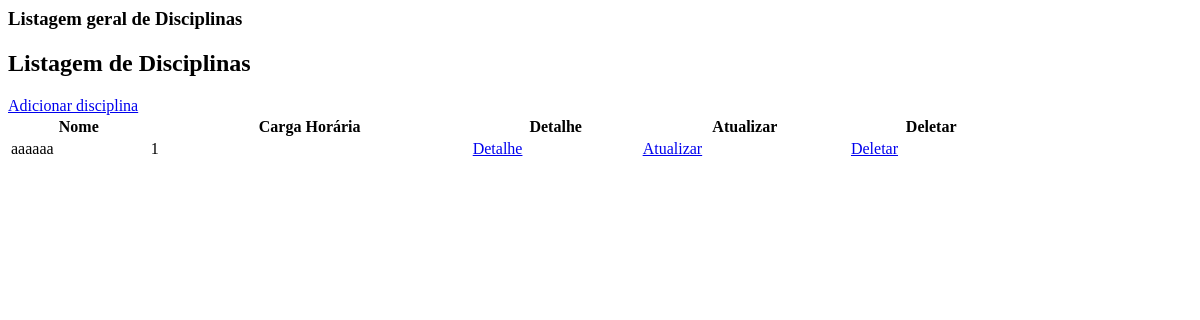
Page /disciplina/ (signed in) on the earlier database version.
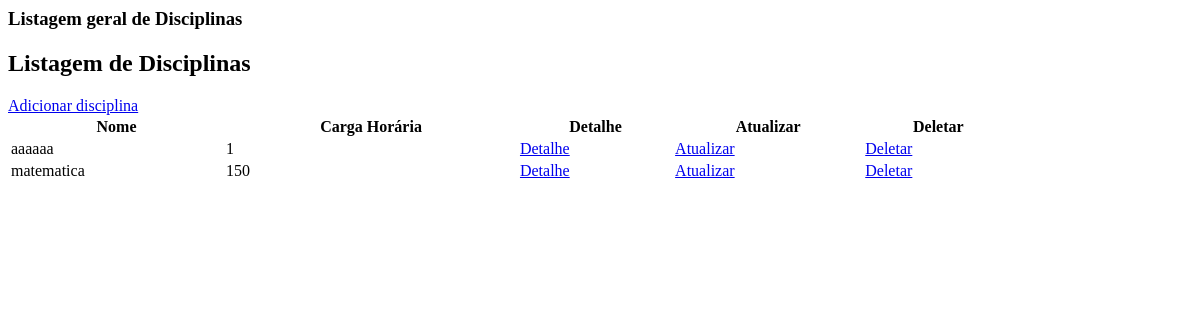
Same page on the later database version.
### disciplina/models.py (models this page shows, shortened)
class Disciplina(models.Model):
    nome = models.CharField(max_length=100)
    carga_horaria = models.IntegerField()

### disciplina/views.py (the view)
# urls.py: path('', views.index, name='index-aluno'),
@login_required
def index(request):
    disciplinas = Disciplina.objects.all()
    return render(request, 'disciplina/index.html', {'disciplinas': disciplinas})

### templates/disciplina/index.html (shortened to what this page needs)
<div class="text-center">
    <h3 class="mb-4">Listagem geral de Disciplinas</h3>
    <div class="container mt-4">
    <div class="d-flex justify-content-between align-items-center mb-4">
        <h2 class="mb-0 text-primary">
            Listagem de Disciplinas
        </h2>
        {% if perms.pessoa.add_pessoa %}
        <a href="/disciplina/cria" class="btn btn-success">
            Adicionar disciplina
        </a>
        {% endif %}
    </div>
    <div class="table-responsive d-flex justify-content-center">
        <table class="table table-bordered shadow" style="width: 85%;">
            <thead class="thead-light">
                <tr>
                    <th> Nome </th>
                    <th> Carga Horária </th>
                    {% if perms.disciplina.detail_disciplina %}<th> Detalhe </th>{% endif %}
                    {% if perms.disciplina.detail_disciplina %}<th> Atualizar </th>{% endif %}
                    {% if perms.disciplina.detail_disciplina %}<th> Deletar </th>{% endif %}
                </tr>
            </thead>
            <tbody>
                {% for disciplina in disciplinas %}
                <tr>
                    <td> {{ disciplina.nome }} </td>
                    <td> {{ disciplina.carga_horaria }} </td>
                    <td><a href="/disciplina/{{disciplina.id}}/"> Detalhe</a></td>
                    <td><a href="/disciplina/edit/{{disciplina.id}}/"> Atualizar</a></td>
                    <td><a href="/disciplina/delete/{{disciplina.id}}/"> Deletar</a></td>
                </tr>
                {% endfor %}
            </tbody>
        </table>
    </div>
</div>

Differences in the rows shown:
added Disciplina: nome "matematica", carga_horaria "150"
